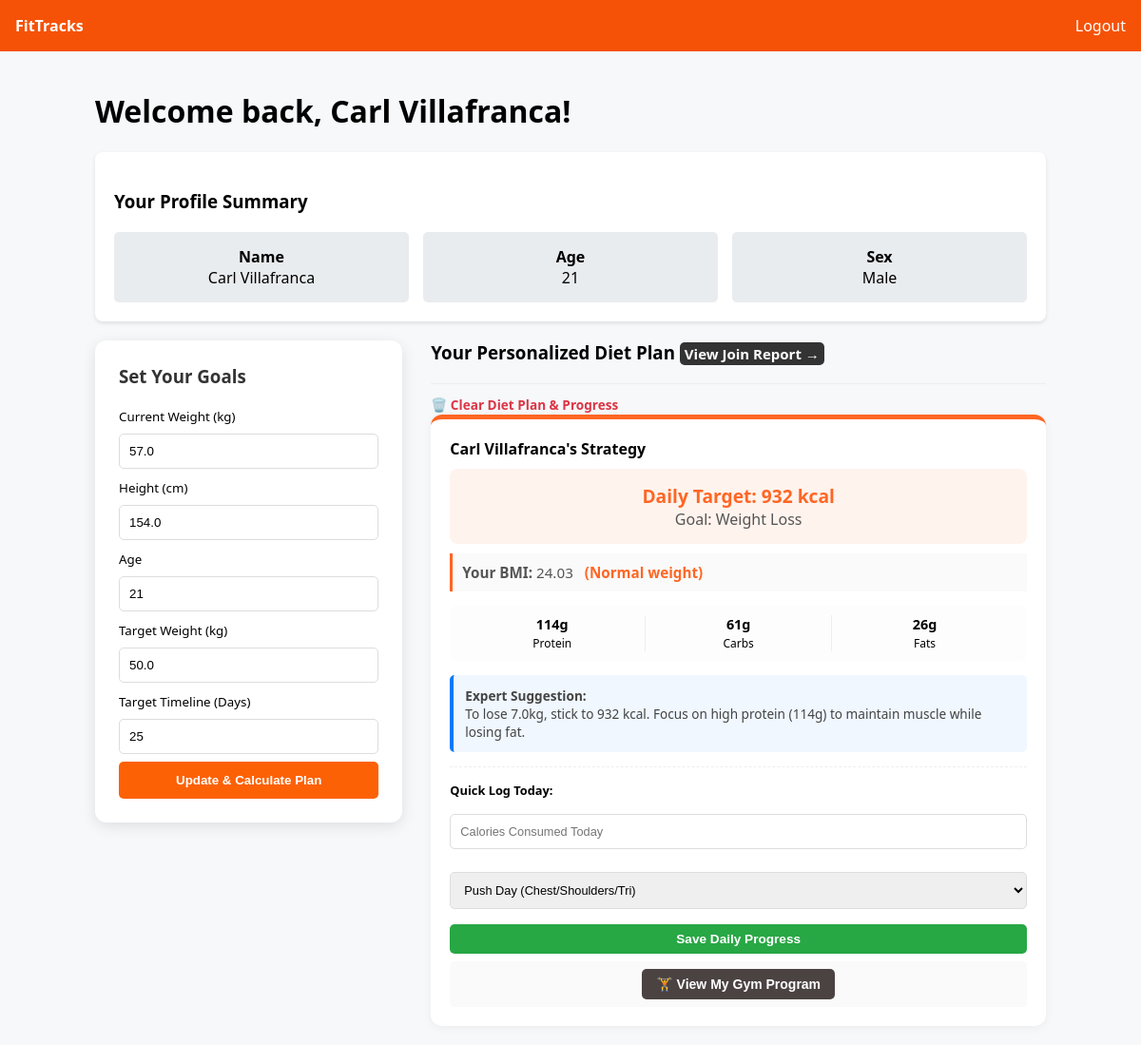
The app's page /dashboard/1 with its own data.
### models.py (models this page shows)
class User(db.Model):
    __tablename__ = 'users'
    id = db.Column(db.Integer, primary_key=True)
    email = db.Column(db.String(120), unique=True, nullable=False)
    password = db.Column(db.String(128), nullable=False)
    fullname = db.Column(db.String(120), nullable=False)
    age = db.Column(db.Integer, nullable=False)
    gender = db.Column(db.String(10), nullable=False)
    height = db.Column(db.Float, nullable=True)
    weight = db.Column(db.Float, nullable=True)
    target_weight = db.Column(db.Float, nullable=True)
    target_days = db.Column(db.Integer, nullable=True)
    bmi = db.Column(db.Float)
    category = db.Column(db.String(50))
    completed_days = db.Column(db.String(500), default="")
    logs = db.relationship('DailyLog', backref='owner', lazy=True, cascade="all, delete-orphan")
    def get_diet_plan(self):
        if not self.weight or not self.height:
            return None # Prevent crash if stats aren't set yet
        if self.gender == "Male":
            bmr = (10 * self.weight) + (6.25 * self.height) - (5 * self.age) + 5
        else:
            bmr = (10 * self.weight) + (6.25 * self.height) - (5 * self.age) - 161
        weight_diff = self.weight - (self.target_weight or self.weight)
        if weight_diff > 0:
            daily_calories = bmr - 500
            goal_type = "Weight Loss"
        elif weight_diff < 0:
            daily_calories = bmr + 500
            goal_type = "Bulking"
        else:
            daily_calories = bmr
            goal_type = "Maintenance"
        protein_g = self.weight * 2.0
        fats_g = (daily_calories * 0.25) / 9
        carbs_g = (daily_calories - (protein_g * 4) - (fats_g * 9)) / 4
        return {
            "calories": round(daily_calories),
            "protein": round(protein_g),
            "fats": round(fats_g),
            "carbs": round(carbs_g),
            "goal": goal_type
        }
    def get_suggestion(self):
        diet = self.get_diet_plan()
        weight_diff = round(abs(self.weight - self.target_weight), 1)
        if self.weight > self.target_weight:
            return f"To lose {weight_diff}kg, stick to {diet['calories']} kcal. Focus on high protein ({diet['protein']}g) to maintain muscle while losing fat."
        elif self.weight < self.target_weight:
            return f"To gain {weight_diff}kg, aim for {diet['calories']} kcal. Ensure you hit {diet['carbs']}g of carbs for energy during workouts."
        else:
            return "You are at your target weight! Maintain your current activity and balanced macro intake."

### app.py (the view)
@app.route('/dashboard/<int:user_id>')
def dashboard(user_id):
    user = User.query.get_or_404(user_id)
    return render_template('dashboard.html', user=user)

### templates/dashboard.html (shortened to what this page needs)
<!DOCTYPE html>
<html lang="en">
<head>
</head>
<body>
<div class="navbar">
    <strong>FitTracks</strong>
    <a href="/login" style="color: white; text-decoration: none;">Logout</a>
</div>
<div class="container">
    <h1>Welcome back, {{ user.fullname }}!</h1>
    <div class="card">
        <h3>Your Profile Summary</h3>
        <div class="stats-grid">
            <div class="stat-box">
                <strong>Name</strong><br>{{ user.fullname }}
            </div>
            <div class="stat-box">
                <strong>Age</strong><br>{{ user.age }}
            </div>
            <div class="stat-box">
                <strong>Sex</strong><br>{{ user.gender }}
            </div>
        </div>
    </div>
    <div style="display: grid; grid-template-columns: 1fr 2fr; gap: 30px; margin-top: 20px;">
        <div style="background: white; padding: 25px; border-radius: 12px; box-shadow: 0 4px 15px rgba(0,0,0,0.1); height: fit-content;">
            <h3 style="margin-top: 0; color: #333;">Set Your Goals</h3>
            <form action="/update_user/{{ user.id }}" method="post">
                <label><small>Current Weight (kg)</small></label>
                <input type="number" step="0.1" name="weight" value="{{ user.weight or '' }}" placeholder="70.5" required>
                <label><small>Height (cm)</small></label>
                <input type="number" step="0.1" name="height" value="{{ user.height or '' }}" placeholder="175" required>
                <label><small>Age</small></label>
                <input type="number" name="age" value="{{ user.age }}" required>
                <label><small>Target Weight (kg)</small></label>
                <input type="number" step="0.1" name="target_weight" value="{{ user.target_weight or '' }}" placeholder="65.0" required>
                <label><small>Target Timeline (Days)</small></label>
                <input type="number" name="target_days" value="{{ user.target_days or '' }}" placeholder="90" required>
                <button type="submit">Update & Calculate Plan</button>
            </form>
        </div>
        <div>
            <h3 style="margin-top: 0;">Your Personalized Diet Plan <a href="/report/{{user.id}}"style="background: #333; color: white;  padding: 2px 5px; text-decoration: none; border-radius: 5px; font-weight: bold; font-size: 15px; align-items: end">View
                Join Report →</a></h3>
            {% if user.weight and user.height %}
                    <div style="margin-top: 20px; border-top: 1px solid #eee; padding-top: 10px;">
                        <a href="{{ url_for('reset_diet', user_id=user.id) }}"
                        onclick="return confirm('Clear everything? This action cannot be undone.')"
                        style="color: #dc3545; text-decoration: none; font-size: 0.85rem; font-weight: bold;">
                        🗑️ Clear Diet Plan & Progress
                        </a>
                    </div>
                {% set diet = user.get_diet_plan() %}
                <div style="background: white; padding: 20px; border-radius: 12px; border-top: 5px solid #FF6624; box-shadow: 0 2px 10px rgba(0,0,0,0.05); position: relative;">
                    <h4 style="margin: 0 0 5px 0;">{{ user.fullname }}'s Strategy</h4>
                    <div style="margin: 10px 0; background: #fff3ed; padding: 15px; border-radius: 8px; text-align: center;">
                        <strong style="color: #FF6624; font-size: 1.2rem;">Daily Target: {{ diet.calories }} kcal</strong><br>
                        <span style="color: #555;">Goal: {{ diet.goal }}</span>
                    </div>
                    <div style="margin-bottom: 15px; padding: 10px; border-left: 3px solid #FF6624; background: #fafafa;">
                        <p style="margin: 0; font-size: 0.95rem; color: #555;">
                            <strong>Your BMI:</strong> {{ user.bmi }}
                            <span style="margin-left: 8px; font-weight: bold; color: #FF6624;">({{ user.category }})</span>
                        </p>
                    </div>
                    <div style="display: flex; justify-content: space-between; font-size: 0.9rem; text-align: center; margin-bottom: 15px; background: #fdfdfd; padding: 10px; border-radius: 8px;">
                        <div style="flex:1; border-right: 1px solid #eee;"><strong>{{ diet.protein }}g</strong><br><small>Protein</small></div>
                        <div style="flex:1; border-right: 1px solid #eee;"><strong>{{ diet.carbs }}g</strong><br><small>Carbs</small></div>
                        <div style="flex:1;"><strong>{{ diet.fats }}g</strong><br><small>Fats</small></div>
                    </div>
                    <p style="font-size: 0.85rem; color: #444; background: #f0f7ff; padding: 12px; border-radius: 5px; line-height: 1.4; border-left: 4px solid #007bff;">
                        <strong>Expert Suggestion:</strong><br>
                        {{ user.get_suggestion() }}
                    </p>
                    <div style="margin-top: 15px; padding-top: 15px; border-top: 1px dashed #eee;">
                        <form action="/add_log/{{ user.id }}" method="post" style="display: flex; flex-direction: column; gap: 8px;">
                            <label style="font-size: 0.8rem; font-weight: bold;">Quick Log Today:</label>
                            <input type="number" name="calories" placeholder="Calories Consumed Today" required style="font-size: 0.8rem;">
                            <select name="workout_type" style="font-size: 0.8rem;">
                                <option value="Push Day">Push Day (Chest/Shoulders/Tri)</option>
                            </select>
                            <button type="submit" style="background: #28a745; font-size: 0.85rem; padding: 8px;">Save Daily Progress</button>
                            <button type="button" style="background: #fafafa; font-size: 0.85rem; padding: 8px;">
                                <a href="/gym_program/{{ user.id }}"
                                   style="max-width:100%; background-color:#4b4242; color: white; padding: 8px 15px; text-decoration: none; border-radius: 5px; font-weight: bold; font-size: 14px; display: inline-block;">
                                   🏋️ View My Gym Program
                                </a>
                            </button>
                        </form>
                    </div>
                </div>
            {% else %}
                <div class="card" style="text-align: center; color: #666;">
                    <p>Enter your weight and height on the left to see your personalized diet and workout suggestions!</p>
                </div>
            {% endif %}
        </div>
    </div>
</div>
</body>
</html>

### templates/dashboard.html (style rules this page uses)
body { font-family: 'Segoe UI', Tahoma, Geneva, Verdana, sans-serif; background-color: #f6f8fa; margin: 0; }
.navbar { background: #f55207; color: white; padding: 1rem; display: flex; justify-content: space-between; }
.container { padding: 20px; max-width: 1000px; margin: auto; }
.card { background: white; padding: 20px; border-radius: 8px; box-shadow: 0 2px 4px rgba(0,0,0,0.1); margin-top: 20px; }
.stats-grid { display: grid; grid-template-columns: repeat(3, 1fr); gap: 15px; margin-top: 20px; }
.stat-box { background: #e9ecef; padding: 15px; border-radius: 5px; text-align: center; }
form input, form select { width: 100%; padding: 10px; margin: 8px 0; border: 1px solid #ddd; border-radius: 5px; box-sizing: border-box; }
button { width: 100%; background: rgb(253, 97, 6); color: white; border: none; padding: 12px; border-radius: 5px; cursor: pointer; font-weight: bold; }

### records on screen
User: fullname "Carl Villafranca", age "21", gender "Male", weight "57.0", height "154.0", target_weight "50.0", target_days "25", bmi "24.03", category "Normal weight", get_suggestion "To lose 7.0kg, stick to 932 kcal. Focus on high protein (114g) to maintain muscle while losing fat."

### other values on screen
{{ diet.calories }} "932"
{{ diet.goal }} "Weight Loss"
{{ diet.protein }} "114"
{{ diet.carbs }} "61"
{{ diet.fats }} "26"
